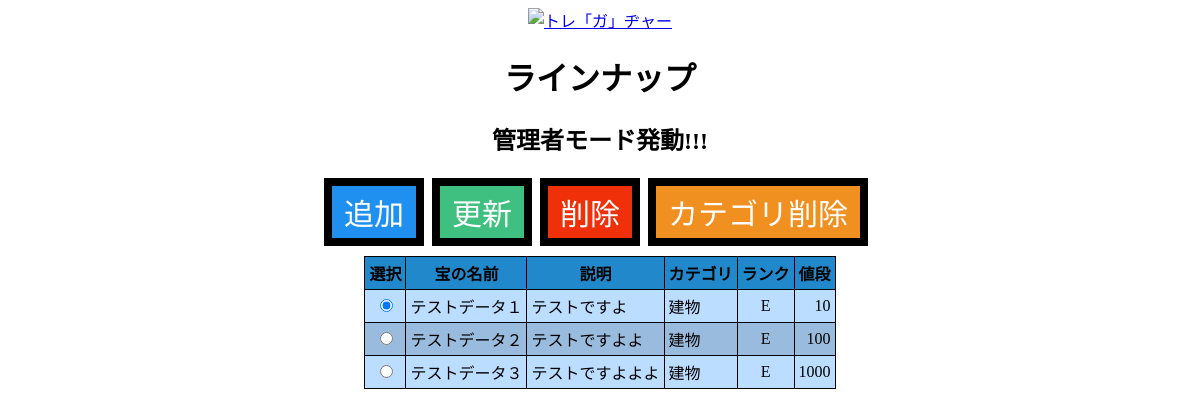
The page /lineup.php?err=1 (signed in) on the database as committed earlier.
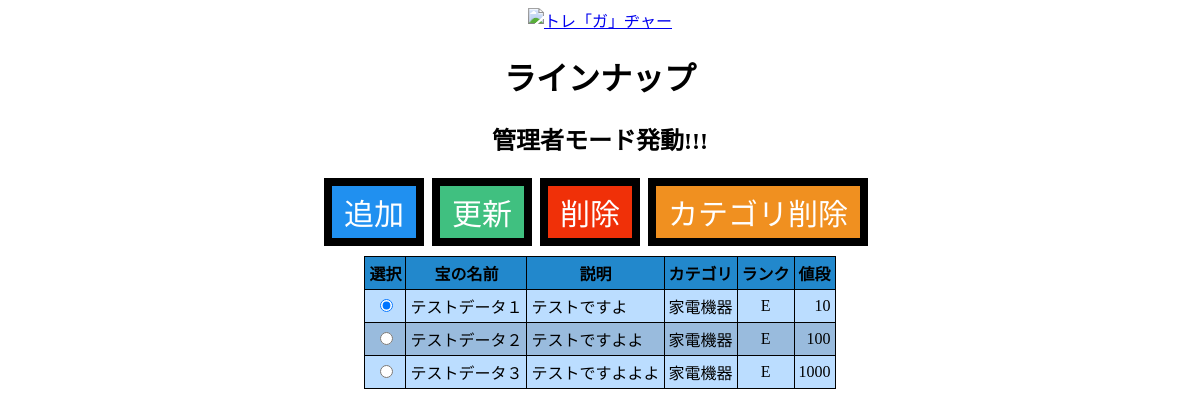
The same page on the database as committed later.
### tables this page shows
CREATE TABLE IF NOT EXISTS Treasures (
    treasure_id    INTEGER       PRIMARY KEY AUTO_INCREMENT,
    treasure_name  VARCHAR(128)  NOT NULL,
    treasure_desc  VARCHAR(128)  NOT NULL,
    treasure_rank  INTEGER       NOT NULL,
    treasure_price DECIMAL(64,0) NOT NULL,
    treasure_ctgr  INTEGER       NOT NULL,
    FOREIGN KEY (treasure_ctgr) REFERENCES Categories (category_id)
);

CREATE TABLE IF NOT EXISTS Categories (
    category_id   INTEGER PRIMARY KEY AUTO_INCREMENT,
    category_name VARCHAR(128)
);

### unitNumberJP.php (called while the page is built, shortened)
<?php
    function unitNumberJP($n) {
        $num = floatval($n);
        if(log10($num) < 4) return $num;
    }
?>

### lineup.php (the view, shortened to what this page needs)
<?php require 'initial/db-connect.php' ?>
<!DOCTYPE html>
<?php require 'unitNumberJP.php' ?>
<?php
    $ranklist = "EDCBAS";
    function showRank(string $rank) {
        global $ranklist;
        if ($rank < mb_strlen($ranklist)) {
            return $ranklist[$rank];
        }
        return $ranklist[4].strval($rank-4);
    }
?>
<html lang="en">
    <head>
        <link rel="stylesheet" href="css/lineup.css">
    </head>
    <body>
        <div class="centering">
            <?php
                $admin = false;
                $sql = $db -> query("SELECT * FROM Accounts WHERE account_id='必殺奥義！ッ管理者権限!!ッ'");
                $res = $sql -> fetch(PDO::FETCH_ASSOC);
                if($_SESSION['loginfo']['acc_id'] == $res['account_id']) $admin = true;
            ?>
            <h1>ラインナップ</h1>
            <?php
                if($admin) {
                    echo '
                    <h2 class="admin_text">管理者モード発動!!!</h2>
                    <form action="?" name="dataform" method="GET">
                    <div class="control">
                    <button class="create" formaction="newTreasure.php">追加</button>
                    <button class="update" formaction="modTreasure.php">更新</button>
                    <button class="delete" formaction="delTreasure.php">削除</button>
                    <a class="deletectgr" href="delCategory.php">カテゴリ削除</a>
                    </div>';
                }
            ?>
            <table>
                <thead>
                    <tr>
                        <th>選択</th>
                        <th>宝の名前</th>
                        <th>説明</th>
                        <th>カテゴリ</th>
                        <th>ランク</th>
                        <th>値段</th>
                    </tr>
                </thead>
                <tbody>
                    <?php
                        $sql = $db -> query(
                            "SELECT * FROM Treasures LEFT JOIN Categories
                             ON Treasures.treasure_ctgr = Categories.category_id"
                        );
                        $res = $sql -> fetchAll(PDO::FETCH_ASSOC);
                        foreach($res as $row) {
                            echo '<tr>';
                            echo '<td><input type="radio" name="id" value="', $row['treasure_id'], '"';
                            if ($row['treasure_id'] == 1) echo ' checked';
                            echo '></td>';
                            echo '<td class="left">', $row['treasure_name'], '</td>';
                            echo '<td class="left">', nl2br($row['treasure_desc']), '</td>';
                            echo '<td class="left">', $row['category_name'], '</td>';
                            echo '<td class="middle">', showRank($row['treasure_rank']), '</td>';
                            echo '<td class="right">', unitNumberJP($row['treasure_price']), '</td>';
                            echo '</tr>';
                        }
                    ?>
                </tbody>
            </table>
            <?php if($admin) echo '</form>' ?>
        </div>
    </body>
</html>

Rows that differ between the two databases and show on the page:
changed through a linked row, treasures "テストデータ１": treasure_ctgr.category_name "建物" → "家電機器"
changed through a linked row, treasures "テストデータ２": treasure_ctgr.category_name "建物" → "家電機器"
changed through a linked row, treasures "テストデータ３": treasure_ctgr.category_name "建物" → "家電機器"
